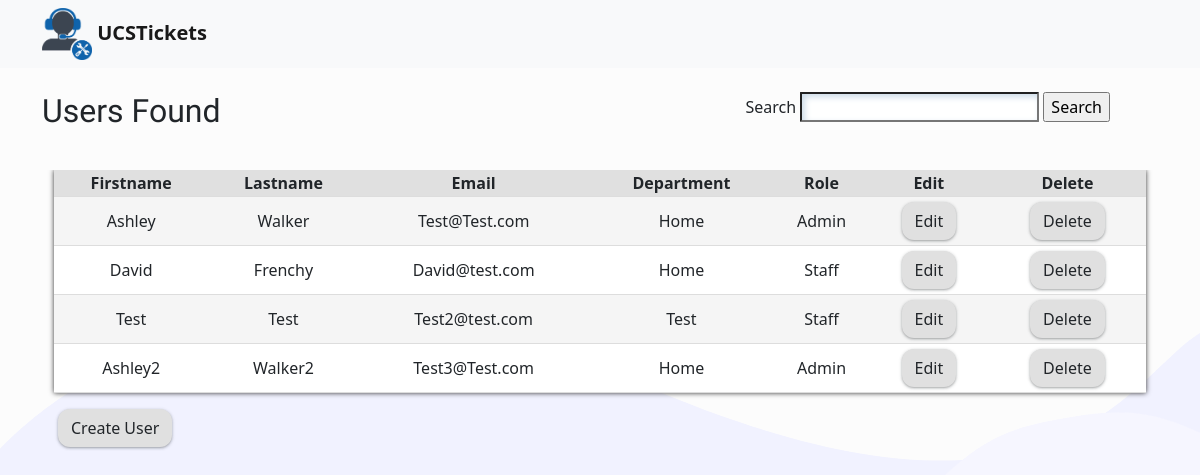
Screenshot of /index.php/users/search with the database file from the repository.
### tables this page shows
CREATE TABLE `users` (
  `id` int(11) NOT NULL,
  `roles` varchar(255) NOT NULL DEFAULT 'Staff',
  `FirstName` varchar(255) NOT NULL,
  `LastName` varchar(255) NOT NULL,
  `email` varchar(255) NOT NULL,
  `department` varchar(255) NOT NULL,
  `password` varchar(255) NOT NULL
);

### application/controllers/Users.php (called while the page is built, shortened)
<?php
	Class Users extends CI_Controller{
		public function search(){
            $form_data = $this->input->post('keyword');
            $data['users'] = $this->User_model->search_users($form_data);
			$data['title']= 'Users Found';
            $this->load->view('templates/header');
			$this->load->view('users/view', $data);
			$this->load->view('templates/footer');
        }
	}

### index.php (called while the page is built, shortened)
<?php
require_once BASEPATH.'core/CodeIgniter.php';

### application/models/User_model.php (called while the page is built, shortened)
<?php
	class User_model extends CI_model{
		public function search_users($keyword){
            $this->db->from('users');
            $this->db->select('*');
            $this->db->like('FirstName', $keyword);
            $this->db->or_like('LastName',$keyword);
            $this->db->or_like('roles',$keyword);
			$this->db->or_like('email',$keyword);
			$this->db->or_like('department',$keyword);
            $query = $this->db->get();
            return $query->result_array();
        }
	}

### application/views/users/view.php (the view)
<div class="container searchbar col-lg-6 col-sm-12 col-xs-12">
	<form action="<?php echo base_url(); ?>users/search" method = "post" class="searchbar">
	<label for="keyword">Search
	<input class = "input" type="text" name = "keyword" label="Search" />
	<input type="submit" value = "Search" />
	</label>
	</form>
	<br>
	<br>
</div>
<h2><?= $title ?></h2>
<div class="container" style="overflow-x:auto;">
		 <table class="userstable" style="width:100%">
		  <tr>
			<th>Firstname</th>
			<th>Lastname</th>
			<th>Email</th>
			<th>Department</th>
			<th>Role</th>
			<th>Edit</th>
			<th>Delete</th>
		  </tr>
		  <?php foreach($users as $user) : ?>
		  <tr>
			<td><?php echo $user['FirstName'] ?></td>
			<td><?php echo $user['LastName'] ?></td>
			<td><?php echo $user['email'] ?></td>
			<td><?php echo $user['department'] ?></td>
			<td><?php echo $user['roles'] ?></td>
			<td><a class="btn viewbtn" href="<?php echo base_url('/users/view/'.$user['id']) ?>" style="max-width:100px;" role="button">Edit</a></td>
			<td><a class="btn viewbtn" href="<?php echo base_url('/users/delete/'.$user['id']) ?> "  onclick="return confirm('\t Are you sure you want to delete this ticket? \t \n\t This is irreversible \t') " style="max-width:100px;" role="button">Delete</a></td>
		  </tr>
	<?php endforeach; ?>
	</table>
	<a class="btn viewbtn" href="<?php echo base_url('/users/register/')?>" style="max-width:150px; margin-top:2vh;" role="button">Create User</a>
</div>

### assets/style.css (style rules this page uses)
h2 { font-family: 'Cantarell', serif; }
body { background: url(svg4.svg); background-image: url(svg4.svg), none; background-size: cover; background-attachment: fixed; background-color: #fcfcfc; }
table { background-color: white; }
.searchbar { float: right; margin-bottom: 3vh; padding-right: 2vw; }
label { float: left; }
.userstable { box-shadow: 0 0 5px #333; }
.userstable, th, td { border-style: solid; border-width: 1px; text-align: center; border-collapse: collapse; border: none; }
tr { border-bottom: 1px solid #dddddd; }
th { background-color: #e0e0e0; }
tr:nth-child(even) { background-color: #f5f5f5 }
.container { align-content:center; }
a { color: #000000; text-decoration: none; font-weight:600; }
.viewbtn { align-self: center; margin:0.5vh; border-radius: 12px; background: #e0e0e0; box-shadow: rgba(60, 64, 67, 0.3) 0px 1px 2px 0px, rgba(60, 64, 67, 0.15) 0px 1px 3px 1px; }
.input { border-radius: 1px; box-shadow: rgb(204, 219, 232) 3px 3px 6px 0px inset, rgba(255, 255, 255, 0.5) -3px -3px 6px 1px inset; }

### rows the page displays
users: FirstName "Ashley", LastName "Walker", email "Test@Test.com", department "Home", roles "Admin"
users: FirstName "David", LastName "Frenchy", email "David@test.com", department "Home", roles "Staff"
users: FirstName "Test", LastName "Test", email "Test2@test.com", department "Test", roles "Staff"
users: FirstName "Ashley2", LastName "Walker2", email "Test3@Test.com", department "Home", roles "Admin"

### other values shown
$title "Users Found"
